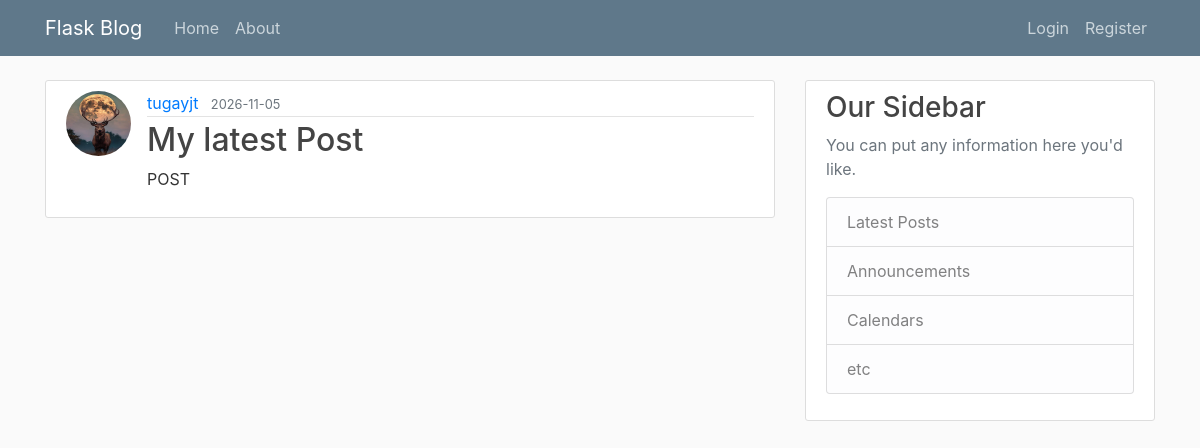
Screenshot of /post/23 with the database file from the repository.
### flaskblog/models.py (models this page shows, shortened)
class User(db.Model, UserMixin):
    id = db.Column(db.Integer, primary_key=True)
    username = db.Column(db.String(20), unique=True, nullable=False)
    email = db.Column(db.String(120), unique=True, nullable=False)
    image_file = db.Column(db.String(20), nullable=False, default='default.jpg')
    password = db.Column(db.String(60), nullable=False)
    posts = db.relationship('Post', backref='author', lazy=True)

class Post(db.Model):
    id = db.Column(db.Integer, primary_key=True)
    title = db.Column(db.String(100), nullable=False)
    date_posted = db.Column(db.DateTime, nullable=False, default=datetime.utcnow)
    content = db.Column(db.Text, nullable=False)
    user_id = db.Column(db.Integer, db.ForeignKey('user.id'), nullable=False)

### flaskblog/posts/routes.py (the view)
@posts.route("/post/<int:post_id>")
def post(post_id):
    post = Post.query.get_or_404(post_id)
    return render_template('post.html', title=post.title, post=post)

### flaskblog/templates/post.html (shortened to what this page needs)
{% extends "layout.html" %}
{% block content %}
  <article class="media content-section">
    <img class="rounded-circle article-img" src="{{ url_for('static', filename='profile_pics/' + post.author.image_file) }}">
    <div class="media-body">
      <div class="article-metadata">
        <a class="mr-2" href="{{ url_for('users.user_posts', username=post.author.username) }}">{{ post.author.username }}</a>
        <small class="text-muted">{{ post.date_posted.strftime('%Y-%m-%d') }}</small>
      </div>
      <h2 class="article-title">{{ post.title }}</h2>
      <p class="article-content">{{ post.content }}</p>
    </div>
  </article>
{% endblock content %}

### flaskblog/static/main.css (style rules this page uses)
body { background: #fafafa; color: #333333; margin-top: 5rem; }
h1, h2, h3, h4, h5, h6 { color: #444444; }
.content-section { background: #ffffff; padding: 10px 20px; border: 1px solid #dddddd; border-radius: 3px; margin-bottom: 20px; }
.article-title { color: #444444; }
.article-content { white-space: pre-line; }
.article-img { height: 65px; width: 65px; margin-right: 16px; }
.article-metadata { padding-bottom: 1px; margin-bottom: 4px; border-bottom: 1px solid #e3e3e3 }

### rows the page displays
User: image_file (placeholder picture), author.username "tugayjt"
Post: date_posted "2026-11-05", title "My latest Post", content "POST"
